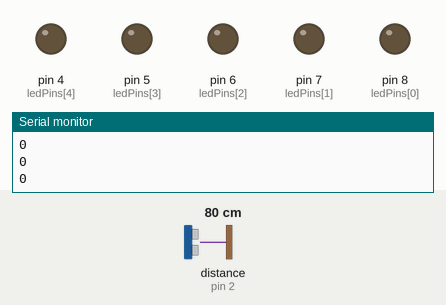
Recording of a sketch running on a simulated Arduino Uno, built with avr-gcc and run on an emulated ATmega328P. On the bench: output pins drawn as LEDs (lit = HIGH), the last lines printed to the serial monitor. Wiring (inferred from the names in the program): ultrasonic range finder: trigger pin 3; echo pin 2. The inputs (shaded band) are chosen by the test bench; at power-on: distance to the obstacle (sensor on pin 2) 80 cm. The echo pulse lasts 58.3 µs per cm; pins used as bus, display or sensor lines are not drawn.

Above: at 1.2 s.
1.3 s: distance to the obstacle (sensor on pin 2) set to 54 cm
2.8 s: distance to the obstacle (sensor on pin 2) set to 46 cm
At 4.0 s:
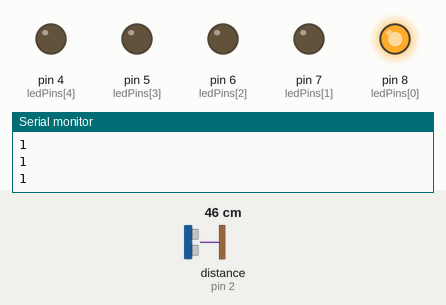
4.3 s: distance to the obstacle (sensor on pin 2) set to 38 cm
At 5.1 s:
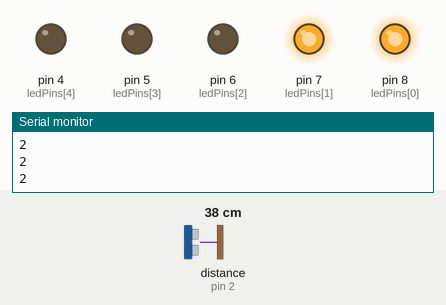
5.8 s: distance to the obstacle (sensor on pin 2) set to 34 cm
7.3 s: distance to the obstacle (sensor on pin 2) set to 29 cm
At 7.7 s:
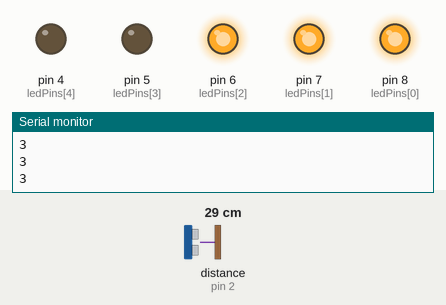
8.8 s: distance to the obstacle (sensor on pin 2) set to 35 cm
At 10.0 s:
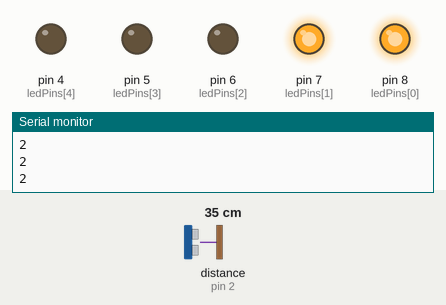
Timing chart, 0 to 11.3 s (numbered marks = the images above; inputs shaded):
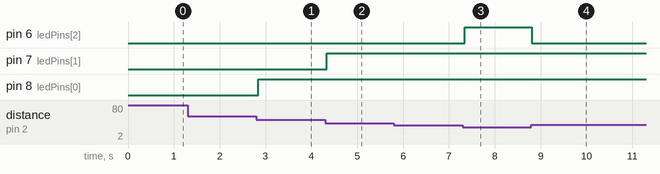

Measured:
- the behaviour switches between 52 and 51 cm on distance to the obstacle (sensor on pin 2) (found by bisection; images 0 and 1)
- the behaviour switches between 42 and 41 cm on distance to the obstacle (sensor on pin 2) (found by bisection; images 1 and 2)
- the behaviour switches between 32 and 31 cm on distance to the obstacle (sensor on pin 2) (found by bisection; images 2 and 3)
- after the input at 2.8 s, pin 8 (ledPins[0]): LOW → HIGH at once
- after the input at 4.3 s, pin 7 (ledPins[1]): LOW → HIGH at once
- after the input at 7.3 s, pin 6 (ledPins[2]): LOW → HIGH at once
- after the input at 8.8 s, pin 6 (ledPins[2]): HIGH → LOW at once

The sketch:

us_sensor_beep.ino
```cpp
const int ledPins[] = {8,7,6,5,4};
const int trigPin = 3;
const int echoPin = 2;
long last_time = 0;
long time;
long filtered_time;

void setup() {
  for (int i = 0; i < 5; i++){
    pinMode(ledPins[i], OUTPUT);
    digitalWrite(ledPins[i], LOW);
  }
  pinMode(trigPin, OUTPUT);
  pinMode(echoPin, INPUT);
  Serial.begin(9600);
}

void loop() {
  digitalWrite(trigPin, LOW);
  delayMicroseconds(2);

  digitalWrite(trigPin, HIGH);
  delayMicroseconds(10);
  digitalWrite(trigPin, LOW);

  time = pulseIn(echoPin, HIGH); //microseconds

  if (last_time){
    filtered_time = (int)(last_time*0.8) + int(time*0.2);
  }
  else{
    filtered_time = time;
  }

  int level = map(time, 0, 3000, 5, 0);
  level = constrain(level, 0, 5);

  for (int i = 0; i < 5; i++){
    if (level >= i + 1){
      digitalWrite(ledPins[i], HIGH);
    }
    else{
      digitalWrite(ledPins[i], LOW);
    }
  }
  last_time = filtered_time;
  Serial.println(level);
  delay(50);
}
```
